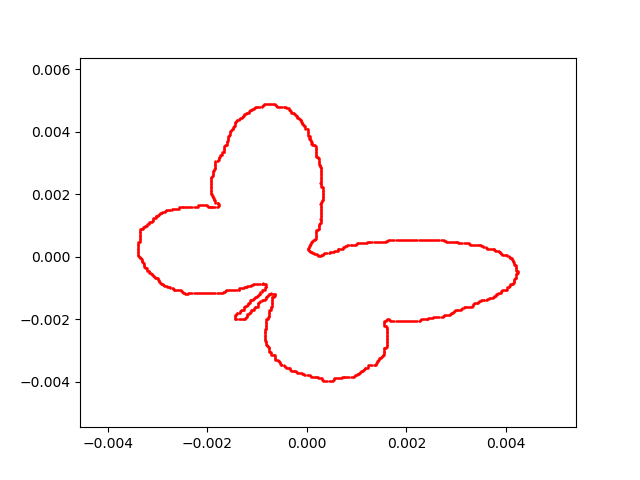

Write the Python code that produced this figure.
import torch
import numpy as np 
from torch.nn.parameter import Parameter 
import matplotlib.pyplot as plt 
import csv 
#from sympy.parsing.sympy_parser import parse_expr 
#from sympy import plot_implicit
import math
#from mpl_toolkits.mplot3d import Axes3D
#from sympy import *
from torch.optim import lr_scheduler

def data_loader(filename):
    data=[]
    i=0
    with open(filename,'r') as f:
        reader=csv.reader(f)
        for row in reader:
            if row != [] :
                row[0]=int(float(row[0]))
                row[1]=int(float(row[1]))
                data.append(row)
            i+=1
        return data

data2=data_loader(r'C:\Users\29915\Desktop\final2\implict polynomials\butterfly\butterfly0.csv')
data2=np.array(data2)

x1=np.mean(data2,axis=0)
data_size=data2.shape[0]

data2=(data2-x1)/100
data1=data2*0.97
data3=data2*1.03

plt.figure()
plt.scatter(data2[:,0]/476,data2[:,1]/409,color='red',s=0.5)
plt.show()

data1=torch.from_numpy(data1)
data1=data1.type(torch.float)

data2=torch.from_numpy(data2)
data2=data2.type(torch.float)

data3=torch.from_numpy(data3)
data3=data3.type(torch.float)


data=torch.cat([data1,data2],0)
data=torch.cat([data,data3],0).cuda()


#fig=plt.figure()
#ax=Axes3D(fig)
#ax.scatter(data[:,0]/476,data[:,1]/409,target,c='red',marker='.',s=15)
#ax.set_zlim(-2,2)
#plt.show()

#hyper parameters
EPOCH=1
max_order=8
LR1=0.06


num_coefficient=0
for num in range(1,max_order+1):
    num_coefficient+=num
num_coefficient=num_coefficient+max_order+1


n_hidden1=data_size*3
n_hidden2=4000
n_hidden3=3500
n_hidden4=3000
n_hidden5=2500
n_hidden6=2000
n_hidden7=1500
n_hidden8=1000
n_hidden9=800
n_hidden10=600
n_hidden11=400
n_hidden12=200
n_hidden13=100
n_hidden14=50
n_hidden15=num_coefficient


class IPEncoder(torch.nn.Module):
    def __init__(self,n_hidden1,n_hidden2,n_hidden3,n_hidden4,n_hidden5,n_hidden6,n_hidden7,n_hidden8,n_hidden9,n_hidden10,n_hidden11,n_hidden12,n_hidden13,n_hidden14,n_hidden15):
        super(IPEncoder,self).__init__()
        self.n_hidden1=n_hidden1
        self.n_hidden2=n_hidden2
        self.n_hidden3=n_hidden3
        self.n_hidden4=n_hidden4
        self.n_hidden5=n_hidden5
        self.n_hidden6=n_hidden6
        self.n_hidden7=n_hidden7
        self.n_hidden8=n_hidden8
        self.n_hidden9=n_hidden9
        self.n_hidden10=n_hidden10
        self.n_hidden11=n_hidden11
        self.n_hidden12=n_hidden12
        self.n_hidden13=n_hidden13
        self.n_hidden14=n_hidden14
        self.n_hidden15=n_hidden15


        self.weights1_1=Parameter(torch.rand([self.n_hidden1,self.n_hidden2]).cuda())
        self.weights1_2=Parameter(torch.rand([self.n_hidden1,self.n_hidden2]).cuda())
        self.weights2=Parameter(torch.rand([self.n_hidden2,self.n_hidden3]).cuda())
        self.weights3=Parameter(torch.rand([self.n_hidden3,self.n_hidden4]).cuda())
        self.weights4=Parameter(torch.rand([self.n_hidden4,self.n_hidden5]).cuda())
        self.weights5=Parameter(torch.rand([self.n_hidden5,self.n_hidden6]).cuda())
        self.weights6=Parameter(torch.rand([self.n_hidden6,self.n_hidden7]).cuda())
        self.weights7=Parameter(torch.rand([self.n_hidden7,self.n_hidden8]).cuda())
        self.weights8=Parameter(torch.rand([self.n_hidden8,self.n_hidden9]).cuda())
        self.weights9=Parameter(torch.rand([self.n_hidden9,self.n_hidden10]).cuda())
        self.weights10=Parameter(torch.rand([self.n_hidden10,self.n_hidden11]).cuda())
        self.weights11=Parameter(torch.rand([self.n_hidden11,self.n_hidden12]).cuda())
        self.weights12=Parameter(torch.rand([self.n_hidden12,self.n_hidden13]).cuda())
        self.weights13=Parameter(torch.rand([self.n_hidden13,self.n_hidden14]).cuda())
        self.weights14=Parameter(torch.rand([self.n_hidden14,self.n_hidden15]).cuda())

        
        self.bias1_1=Parameter(torch.rand([self.n_hidden2]).cuda())
        self.bias1_2=Parameter(torch.rand([self.n_hidden2]).cuda())
        self.bias2=Parameter(torch.rand([self.n_hidden3]).cuda())
        self.bias3=Parameter(torch.rand([self.n_hidden4]).cuda())
        self.bias4=Parameter(torch.rand([self.n_hidden5]).cuda())
        self.bias5=Parameter(torch.rand([self.n_hidden6]).cuda())
        self.bias6=Parameter(torch.rand([self.n_hidden7]).cuda())
        self.bias7=Parameter(torch.rand([self.n_hidden8]).cuda())
        self.bias8=Parameter(torch.rand([self.n_hidden9]).cuda())
        self.bias9=Parameter(torch.rand([self.n_hidden10]).cuda())
        self.bias10=Parameter(torch.rand([self.n_hidden11]).cuda())
        self.bias11=Parameter(torch.rand([self.n_hidden12]).cuda())
        self.bias12=Parameter(torch.rand([self.n_hidden13]).cuda())
        self.bias13=Parameter(torch.rand([self.n_hidden14]).cuda())
        self.bias14=Parameter(torch.rand([self.n_hidden15]).cuda())


        
    def forward(self,x,y):
        layer_1=torch.relu(torch.add(torch.matmul(x,self.weights1_1),self.bias1_1)+torch.add(torch.matmul(y,self.weights1_2),self.bias1_2))
        layer_1_BN=(torch.nn.LayerNorm(n_hidden2,eps=1e-05).cuda())(layer_1)
        layer_2=torch.relu(torch.add(torch.matmul(layer_1_BN,self.weights2),self.bias2))
        layer_2_BN=(torch.nn.LayerNorm(n_hidden3,eps=1e-05).cuda())(layer_2)
        layer_3=torch.relu(torch.add(torch.matmul(layer_2_BN,self.weights3),self.bias3))
        layer_3_BN=(torch.nn.LayerNorm(n_hidden4,eps=1e-05).cuda())(layer_3)
        layer_4=torch.relu(torch.add(torch.matmul(layer_3_BN,self.weights4),self.bias4))
        layer_4_BN=(torch.nn.LayerNorm(n_hidden5,eps=1e-05).cuda())(layer_4)
        layer_5=torch.relu(torch.add(torch.matmul(layer_4_BN,self.weights5),self.bias5))
        layer_5_BN=(torch.nn.LayerNorm(n_hidden6,eps=1e-05).cuda())(layer_5)
        layer_6=torch.relu(torch.add(torch.matmul(layer_5_BN,self.weights6),self.bias6))
        layer_6_BN=(torch.nn.LayerNorm(n_hidden7,eps=1e-05).cuda())(layer_6)
        layer_7=torch.relu(torch.add(torch.matmul(layer_6_BN,self.weights7),self.bias7))
        layer_7_BN=(torch.nn.LayerNorm(n_hidden8,eps=1e-05).cuda())(layer_7)
        layer_8=torch.relu(torch.add(torch.matmul(layer_7_BN,self.weights8),self.bias8))
        layer_8_BN=(torch.nn.LayerNorm(n_hidden9,eps=1e-05).cuda())(layer_8)
        layer_9=torch.relu(torch.add(torch.matmul(layer_8_BN,self.weights9),self.bias9))
        layer_9_BN=(torch.nn.LayerNorm(n_hidden10,eps=1e-05).cuda())(layer_9)
        layer_10=torch.relu(torch.add(torch.matmul(layer_9_BN,self.weights10),self.bias10))
        layer_10_BN=(torch.nn.LayerNorm(n_hidden11,eps=1e-05).cuda())(layer_10)
        layer_11=torch.relu(torch.add(torch.matmul(layer_10_BN,self.weights11),self.bias11))
        layer_11_BN=(torch.nn.LayerNorm(n_hidden12,eps=1e-05).cuda())(layer_11)
        layer_12=torch.relu(torch.add(torch.matmul(layer_11_BN,self.weights12),self.bias12))
        layer_12_BN=(torch.nn.LayerNorm(n_hidden13,eps=1e-05).cuda())(layer_12)
        layer_13=torch.relu(torch.add(torch.matmul(layer_12_BN,self.weights13),self.bias13))
        layer_13_BN=(torch.nn.LayerNorm(n_hidden14,eps=1e-05).cuda())(layer_13)
        layer_14=torch.add(torch.matmul(layer_13_BN,self.weights14),self.bias14)
        

        action=[layer_14[z] for z in range(num_coefficient-1)]
        bias=layer_14[-1]
        pred=torch.zeros([data_size*3]).cuda()
        nums=0
        for order_num in range(1,max_order+1):
                for num in range(order_num+1):
                        temp=action[nums]*torch.pow(x,num)*torch.pow(y,order_num-num)
                        nums+=1
                        pred=pred+temp.float()
        pred=pred+bias

        return layer_14,pred

net=IPEncoder(n_hidden1,n_hidden2,n_hidden3,n_hidden4,n_hidden5,n_hidden6,n_hidden7,n_hidden8,n_hidden9,n_hidden10,n_hidden11,n_hidden12,n_hidden13,n_hidden14,n_hidden15)

optimizer1=torch.optim.Adam(net.parameters(),lr=LR1)

scheduler1=lr_scheduler.StepLR(optimizer1,step_size=800,gamma=0.85)
loss_func=torch.nn.MSELoss()
#loss_func=torch.nn.L1Loss()
#loss_func1=torch.nn.SmoothL1Loss()

class Loss_Func(torch.nn.Module):
    def __init__(self):
        super().__init__()

    def forward(self,target,pred):
        return torch.dist(target,pred,p=2)

loss_func2=Loss_Func()

target1=0.03*torch.ones([data_size])
target2=torch.zeros([data_size])
target3=-0.03*torch.ones([data_size])

target=torch.cat([target1,target2],0)
target=torch.cat([target,target3],0).cuda()


#fig=plt.figure()

for epoch in range(EPOCH):
    scheduler1.step()


    coefficients,pred=net(data[:,0],data[:,1])

    loss=loss_func(target,pred)


    optimizer1.zero_grad()
    loss.backward()
    optimizer1.step()

    print('|Epoch:',epoch,'|Loss:%6f'%loss.cpu().data.numpy())
    #print('pred:',pred.cpu().data.numpy())
    #print('coefficients:',coefficients.data.numpy())
    #print('output:',output.data.numpy())


    #ax=Axes3D(fig)
    #ax.scatter(data[:,0],data[:,1],output.data.numpy(),c='red',marker='.',s=15)
    #ax.scatter(data[:,0],data[:,1],target,c='blue',marker='.',s=15)
    #ax.scatter(data[:,0],data[:,1],pred.data.numpy(),c='green',marker='.',s=15)
    #ax.set_zlim(-2.0,2.0)
    #plt.pause(0.3)

    action=[coefficients[x] for x in range(num_coefficient-1)]
    bias=coefficients[-1]

    nums=0
    pred='0'
    for order_num in range(1,max_order+1):
        for num in range(order_num+1):
            temp='+('+str(action[nums].cpu().data.numpy())+')*(x**'+str(num)+')*(y**'+str(order_num-num)+')'
            pred=pred+temp
            nums+=1
    pred=pred+'+('+str(bias.cpu().data.numpy())+')'
    expression=str(pred)
    print(expression)

#x,y=symbols('x y')
#plot_implicit(parse_expr(expression),(x,0,1.5),(y,0,1.5))
